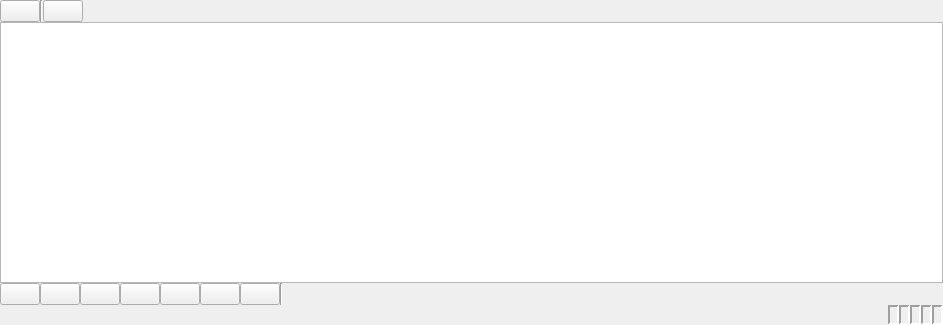
<?xml version="1.0" encoding="UTF-8"?>
<ui version="4.0">
 <class>Free-play sandbox analysis</class>
 <widget class="QWidget" name="Free-play sandbox analysis">
  <property name="geometry">
   <rect>
    <x>0</x>
    <y>0</y>
    <width>943</width>
    <height>325</height>
   </rect>
  </property>
  <property name="windowTitle">
   <string>Free-play sandbox analysis</string>
  </property>
  <layout class="QVBoxLayout" name="verticalLayout">
   <property name="spacing">
    <number>0</number>
   </property>
   <property name="leftMargin">
    <number>0</number>
   </property>
   <property name="topMargin">
    <number>0</number>
   </property>
   <property name="rightMargin">
    <number>0</number>
   </property>
   <property name="bottomMargin">
    <number>0</number>
   </property>
   <item>
    <layout class="QHBoxLayout" name="menuBar">
     <item>
      <widget class="QPushButton" name="load_button">
       <property name="toolTip">
        <string>Load Bag</string>
       </property>
       <property name="text">
        <string/>
       </property>
       <property name="iconSize">
        <size>
         <width>16</width>
         <height>16</height>
        </size>
       </property>
      </widget>
     </item>
     <item>
      <widget class="Line" name="line">
       <property name="orientation">
        <enum>Qt::Vertical</enum>
       </property>
      </widget>
     </item>
     <item>
      <widget class="QPushButton" name="zoom_all_button">
       <property name="toolTip">
        <string>Zoom Home</string>
       </property>
       <property name="text">
        <string/>
       </property>
       <property name="iconSize">
        <size>
         <width>16</width>
         <height>16</height>
        </size>
       </property>
      </widget>
     </item>
     <item>
      <spacer name="horizontalSpacer_2">
       <property name="orientation">
        <enum>Qt::Horizontal</enum>
       </property>
       <property name="sizeHint" stdset="0">
        <size>
         <width>40</width>
         <height>20</height>
        </size>
       </property>
      </spacer>
     </item>
    </layout>
   </item>
   <item>
    <widget class="BagGraphicsView" name="graphics_view">
     <property name="horizontalScrollBarPolicy">
      <enum>Qt::ScrollBarAlwaysOff</enum>
     </property>
    </widget>
   </item>
   <item>
    <layout class="QHBoxLayout" name="horizontalLayout">
     <item>
      <widget class="QPushButton" name="begin_button">
       <property name="toolTip">
        <string>Go To Beginning</string>
       </property>
       <property name="text">
        <string/>
       </property>
       <property name="iconSize">
        <size>
         <width>16</width>
         <height>16</height>
        </size>
       </property>
      </widget>
     </item>
     <item>
      <widget class="QPushButton" name="slower_button">
       <property name="toolTip">
        <string>Slower / Rewind</string>
       </property>
       <property name="text">
        <string/>
       </property>
       <property name="iconSize">
        <size>
         <width>16</width>
         <height>16</height>
        </size>
       </property>
      </widget>
     </item>
     <item>
      <widget class="QPushButton" name="previous_button">
       <property name="toolTip">
        <string>Previous frame</string>
       </property>
       <property name="text">
        <string/>
       </property>
       <property name="iconSize">
        <size>
         <width>16</width>
         <height>16</height>
        </size>
       </property>
      </widget>
     </item>
     <item>
      <widget class="QPushButton" name="play_button">
       <property name="toolTip">
        <string>Play / Pause</string>
       </property>
       <property name="text">
        <string/>
       </property>
       <property name="iconSize">
        <size>
         <width>16</width>
         <height>16</height>
        </size>
       </property>
       <property name="checkable">
        <bool>true</bool>
       </property>
      </widget>
     </item>
     <item>
      <widget class="QPushButton" name="next_button">
       <property name="toolTip">
        <string>Next frame</string>
       </property>
       <property name="text">
        <string/>
       </property>
       <property name="iconSize">
        <size>
         <width>16</width>
         <height>16</height>
        </size>
       </property>
      </widget>
     </item>
     <item>
      <widget class="QPushButton" name="faster_button">
       <property name="toolTip">
        <string>Fast Forward</string>
       </property>
       <property name="text">
        <string/>
       </property>
       <property name="iconSize">
        <size>
         <width>16</width>
         <height>16</height>
        </size>
       </property>
      </widget>
     </item>
     <item>
      <widget class="QPushButton" name="end_button">
       <property name="toolTip">
        <string>Go To End</string>
       </property>
       <property name="text">
        <string/>
       </property>
       <property name="iconSize">
        <size>
         <width>16</width>
         <height>16</height>
        </size>
       </property>
      </widget>
     </item>
     <item>
      <widget class="Line" name="line_2">
       <property name="orientation">
        <enum>Qt::Vertical</enum>
       </property>
      </widget>
     </item>
     <item>
      <spacer name="horizontalSpacer">
       <property name="orientation">
        <enum>Qt::Horizontal</enum>
       </property>
       <property name="sizeHint" stdset="0">
        <size>
         <width>40</width>
         <height>20</height>
        </size>
       </property>
      </spacer>
     </item>
    </layout>
   </item>
   <item>
    <layout class="QHBoxLayout" name="status_bar_layout">
     <item>
      <widget class="QLabel" name="status_label">
       <property name="text">
        <string/>
       </property>
      </widget>
     </item>
     <item>
      <spacer name="progressbarSpacer">
       <property name="orientation">
        <enum>Qt::Horizontal</enum>
       </property>
       <property name="sizeHint" stdset="0">
        <size>
         <width>40</width>
         <height>20</height>
        </size>
       </property>
      </spacer>
     </item>
     <item>
      <widget class="QLabel" name="stamp_label">
       <property name="maximumSize">
        <size>
         <width>150</width>
         <height>16777215</height>
        </size>
       </property>
       <property name="toolTip">
        <string>Time Stamp of the current playhead</string>
       </property>
       <property name="frameShape">
        <enum>QFrame::Panel</enum>
       </property>
       <property name="frameShadow">
        <enum>QFrame::Sunken</enum>
       </property>
       <property name="lineWidth">
        <number>2</number>
       </property>
       <property name="text">
        <string/>
       </property>
      </widget>
     </item>
     <item>
      <widget class="QLabel" name="date_label">
       <property name="maximumSize">
        <size>
         <width>200</width>
         <height>16777215</height>
        </size>
       </property>
       <property name="toolTip">
        <string>Date and time of the playhead</string>
       </property>
       <property name="frameShape">
        <enum>QFrame::Panel</enum>
       </property>
       <property name="frameShadow">
        <enum>QFrame::Sunken</enum>
       </property>
       <property name="lineWidth">
        <number>2</number>
       </property>
       <property name="text">
        <string/>
       </property>
      </widget>
     </item>
     <item>
      <widget class="QLabel" name="seconds_label">
       <property name="minimumSize">
        <size>
         <width>0</width>
         <height>0</height>
        </size>
       </property>
       <property name="maximumSize">
        <size>
         <width>110</width>
         <height>16777215</height>
        </size>
       </property>
       <property name="toolTip">
        <string>Number of Seconds from the beginning of the current playhead</string>
       </property>
       <property name="frameShape">
        <enum>QFrame::Panel</enum>
       </property>
       <property name="frameShadow">
        <enum>QFrame::Sunken</enum>
       </property>
       <property name="lineWidth">
        <number>2</number>
       </property>
       <property name="text">
        <string/>
       </property>
      </widget>
     </item>
     <item>
      <widget class="QLabel" name="playspeed_label">
       <property name="maximumSize">
        <size>
         <width>100</width>
         <height>16777215</height>
        </size>
       </property>
       <property name="frameShape">
        <enum>QFrame::Panel</enum>
       </property>
       <property name="frameShadow">
        <enum>QFrame::Sunken</enum>
       </property>
       <property name="lineWidth">
        <number>2</number>
       </property>
       <property name="text">
        <string/>
       </property>
      </widget>
     </item>
     <item>
      <widget class="QLabel" name="filesize_label">
       <property name="maximumSize">
        <size>
         <width>120</width>
         <height>16777215</height>
        </size>
       </property>
       <property name="frameShape">
        <enum>QFrame::Panel</enum>
       </property>
       <property name="frameShadow">
        <enum>QFrame::Sunken</enum>
       </property>
       <property name="lineWidth">
        <number>2</number>
       </property>
       <property name="text">
        <string/>
       </property>
      </widget>
     </item>
    </layout>
   </item>
  </layout>
 </widget>
 <customwidgets>
  <customwidget>
   <class>BagGraphicsView</class>
   <extends>QGraphicsView</extends>
   <header>freeplay_sandbox_analysis.bag_widget</header>
  </customwidget>
 </customwidgets>
 <resources/>
 <connections/>
</ui>
